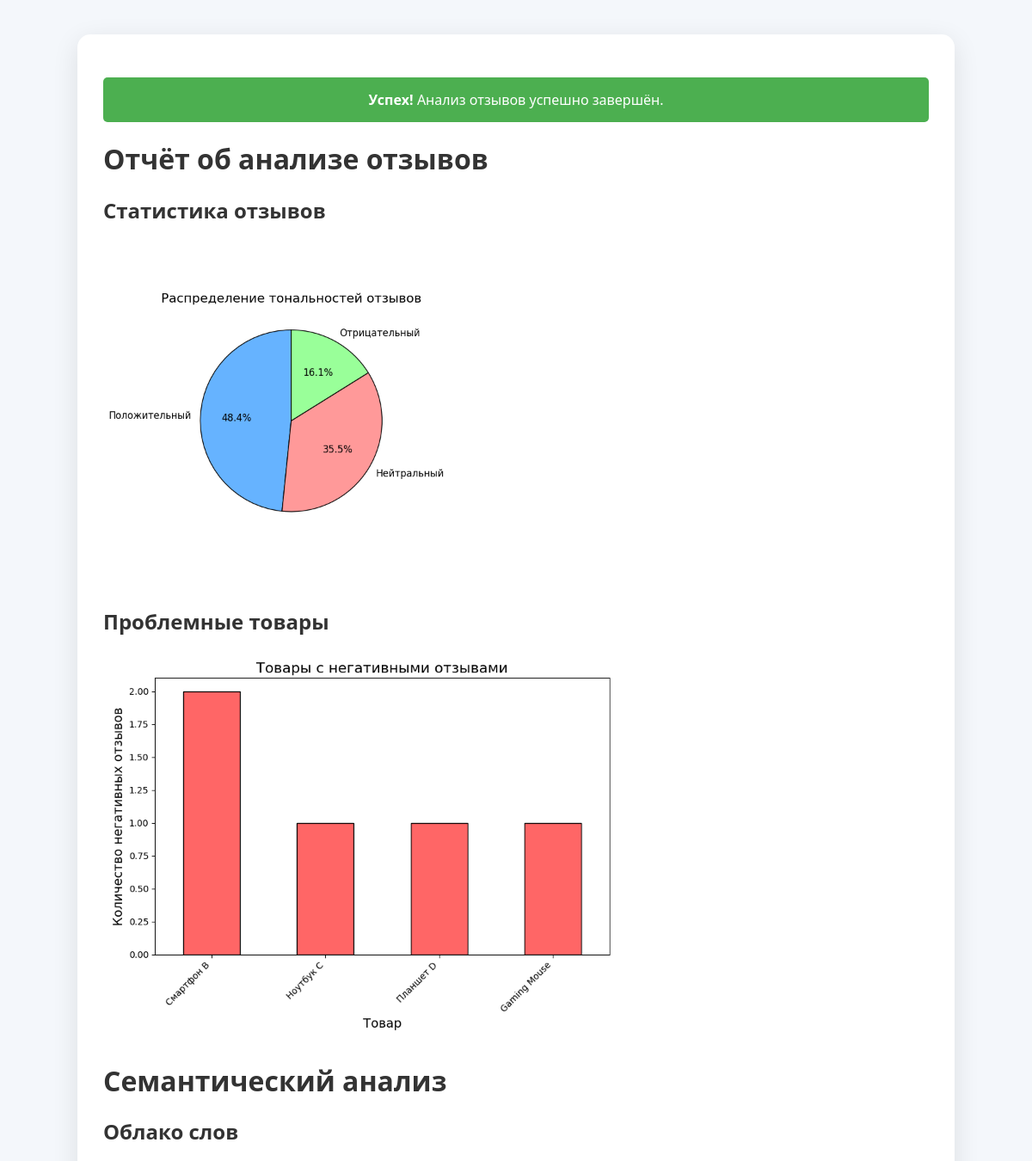
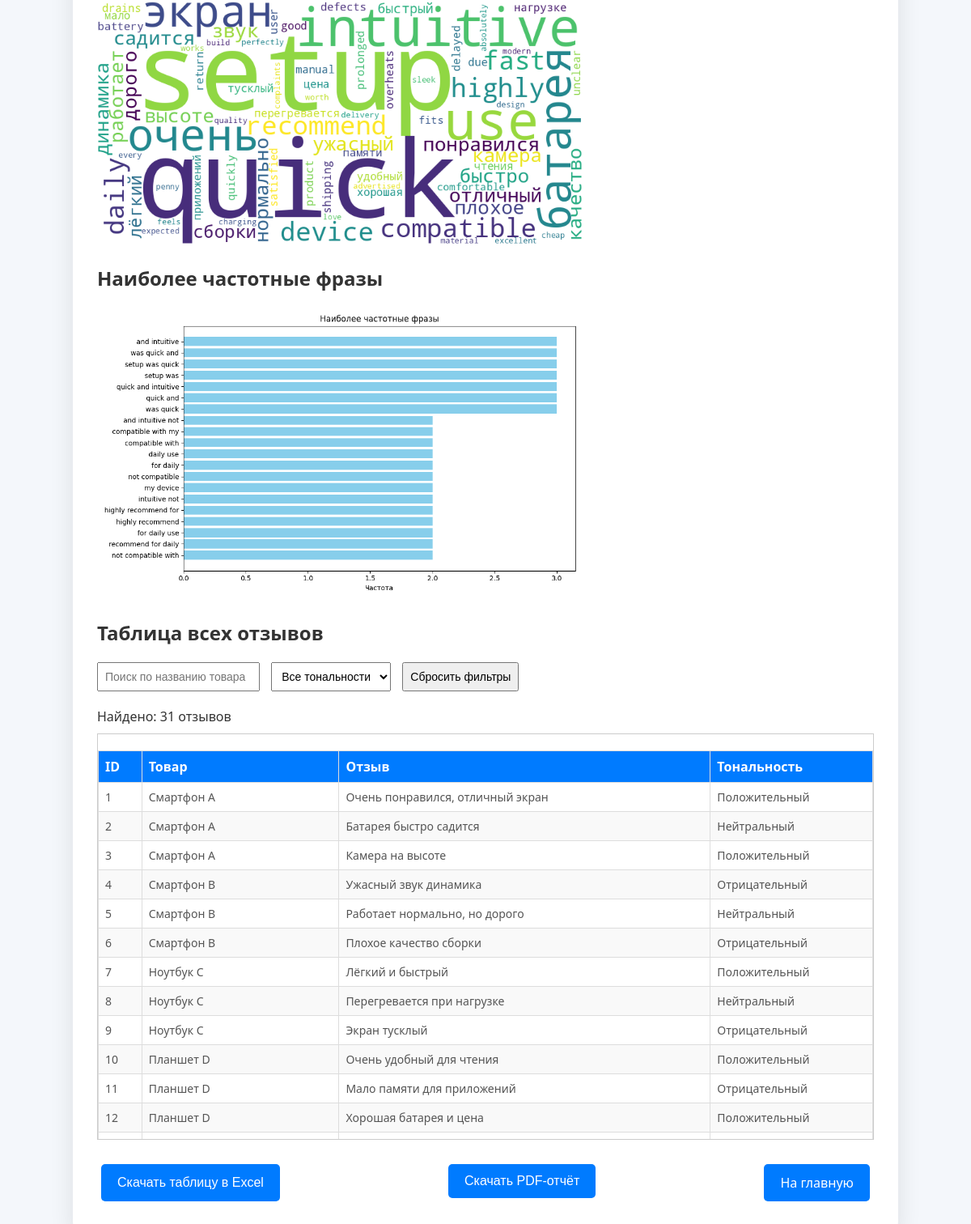
Screenshot of /analyze (signed in) with the database file from the repository (2 pictures, top to bottom).
### app.py (models this page shows, shortened)
class Review(db.Model):
    id = db.Column(db.Integer, primary_key=True)
    product = db.Column(db.String(100), nullable=False)
    review = db.Column(db.String(500), nullable=False)
    sentiment = db.Column(db.String(50), nullable=False)

### app.py (the view, shortened to what this page needs)
@app.route('/analyze', methods=['GET', 'POST'])
@login_required
def analyze():
    reviews = Review.query.all()
    return render_template('report.html', reviews=reviews)

### app.py (called while the page is built)
@login_manager.user_loader
def load_user(user_id):
    return User.query.get(int(user_id))

### templates/report.html (shortened to what this page needs)
<!DOCTYPE html>
<html lang="ru">
<head>
    <link rel="stylesheet" href="{{ url_for('static', filename='css/styles.css') }}">
</head>
<body>
<div class="container">
    <div class="alert success">
        <strong>Успех!</strong> Анализ отзывов успешно завершён.
    </div>
    <h1>Отчёт об анализе отзывов</h1>
    <h2>Статистика отзывов</h2>
    <img src="{{ url_for('static', filename='graphs/sentiment_pie.png') }}" alt="Диаграмма тональностей" width="400">
    <h2>Проблемные товары</h2>
    <img src="{{ url_for('static', filename='graphs/negative_products.png') }}" alt="Товары с негативными отзывами"
         width="600">
    <h1>Семантический анализ</h1>
    <h2>Облако слов</h2>
    <img src="{{ url_for('static', filename='graphs/wordcloud.png') }}" alt="Облако слов" width="600">
    <h2>Наиболее частотные фразы</h2>
    <img src="{{ url_for('static', filename='graphs/frequent_phrases.png') }}" alt="Частотные фразы" width="600">
    <h2>Таблица всех отзывов</h2>
    <div class="filter-container">
        <input type="text" id="searchInput" placeholder="Поиск по названию товара">
        <select id="sentimentFilter">
            <option value="">Все тональности</option>
        </select>
        <button onclick="resetFilters()">Сбросить фильтры</button>
    </div>
    <div class="results-count" id="resultsCount">Найдено: {{ reviews|length }} отзывов</div>
    <div class="table-container">
        <table class="data" id="reviewsTable">
            <thead>
            <tr>
                <th class="sortable" onclick="sortTable(0)">ID</th>
                <th class="sortable" onclick="sortTable(1)">Товар</th>
                <th class="sortable" onclick="sortTable(2)">Отзыв</th>
                <th class="sortable" onclick="sortTable(3)">Тональность</th>
            </tr>
            </thead>
            <tbody>
            {% for review in reviews %}
            <tr class="{% if review.sentiment == 'Отрицательный' %}negative{% endif %}">
                <td>{{ review.id }}</td>
                <td class="product">{{ review.product }}</td>
                <td>{{ review.review }}</td>
                <td>{{ review.sentiment }}</td>
            </tr>
            {% endfor %}
            </tbody>
        </table>
    </div>
    <div class="button-container">
        <button class="button primary" onclick="exportToExcel()">Скачать таблицу в Excel</button>
        <form action="{{ url_for('download_pdf') }}" method="get">
            <button type="submit" class="button primary">Скачать PDF-отчёт</button>
        </form>
        <a href="/" class="button primary">На главную</a>
    </div>
</div>
</body>
</html>

### static/css/styles.css (style rules this page uses)
body { font-family: 'Segoe UI', Tahoma, Geneva, Verdana, sans-serif; margin: 0; padding: 0; background-color: #f4f7fb; color: #333; }
.container { width: 80%; max-width: 1200px; margin: 40px auto; padding: 30px; background-color: #fff; border-radius: 15px; box-shadow: 0 8px 30px rgba(0, 0, 0, 0.1); }
.button { padding: 12px 20px; border-radius: 5px; color: white; font-size: 16px; text-decoration: none; display: inline-block; margin: 10px 5px; transition: background-color 0.3s ease, transform 0.2s ease; border: none; cursor: pointer; }
.button-container { display: flex; justify-content: space-between; margin-top: 20px; gap: 10px; }
.button.primary { background-color: #007BFF; }
.alert.success { padding: 15px; background-color: #4CAF50; color: white; margin-top: 20px; border-radius: 5px; font-size: 16px; text-align: center; }
table.data { width: 100%; border-collapse: collapse; margin-top: 20px; }
table.data th, table.data td { padding: 12px 20px; text-align: left; border-bottom: 2px solid #ddd; }
table.data th { background-color: #007BFF; color: white; font-size: 16px; }
table.data td { font-size: 14px; color: #555; }
table.data tr:nth-child(even) { background-color: #f9f9f9; }

### templates/report.html (style rules this page uses)
.filter-container { margin-bottom: 20px; }
.filter-container input, .filter-container select, .filter-container button { padding: 8px; margin-right: 10px; font-size: 14px; }
th.sortable { cursor: pointer; position: sticky; top: 0; background: #f9f9f9; z-index: 2; }
.table-container { max-height: 500px; overflow-y: auto; border: 1px solid #ccc; margin-bottom: 20px; }
table.data { border-collapse: collapse; width: 100%; }
table.data th, table.data td { padding: 8px; border: 1px solid #ddd; text-align: left; }
.results-count { margin-bottom: 10px; font-size: 16px; }
tr { transition: opacity 0.3s ease, visibility 0.3s ease; }

### rows the page displays
Review: id "1", product "Смартфон A", review "Очень понравился, отличный экран", sentiment "Положительный"
Review: id "2", product "Смартфон A", review "Батарея быстро садится", sentiment "Нейтральный"
Review: id "3", product "Смартфон A", review "Камера на высоте", sentiment "Положительный"
Review: id "4", product "Смартфон B", review "Ужасный звук динамика", sentiment "Отрицательный"
Review: id "5", product "Смартфон B", review "Работает нормально, но дорого", sentiment "Нейтральный"
Review: id "6", product "Смартфон B", review "Плохое качество сборки", sentiment "Отрицательный"
Review: id "7", product "Ноутбук C", review "Лёгкий и быстрый", sentiment "Положительный"
Review: id "8", product "Ноутбук C", review "Перегревается при нагрузке", sentiment "Нейтральный"
Review: id "9", product "Ноутбук C", review "Экран тусклый", sentiment "Отрицательный"
Review: id "10", product "Планшет D", review "Очень удобный для чтения", sentiment "Положительный"
Review: id "11", product "Планшет D", review "Мало памяти для приложений", sentiment "Отрицательный"
Review: id "12", product "Планшет D", review "Хорошая батарея и цена", sentiment "Положительный"

### other values shown
{{ reviews|length }} "31"
